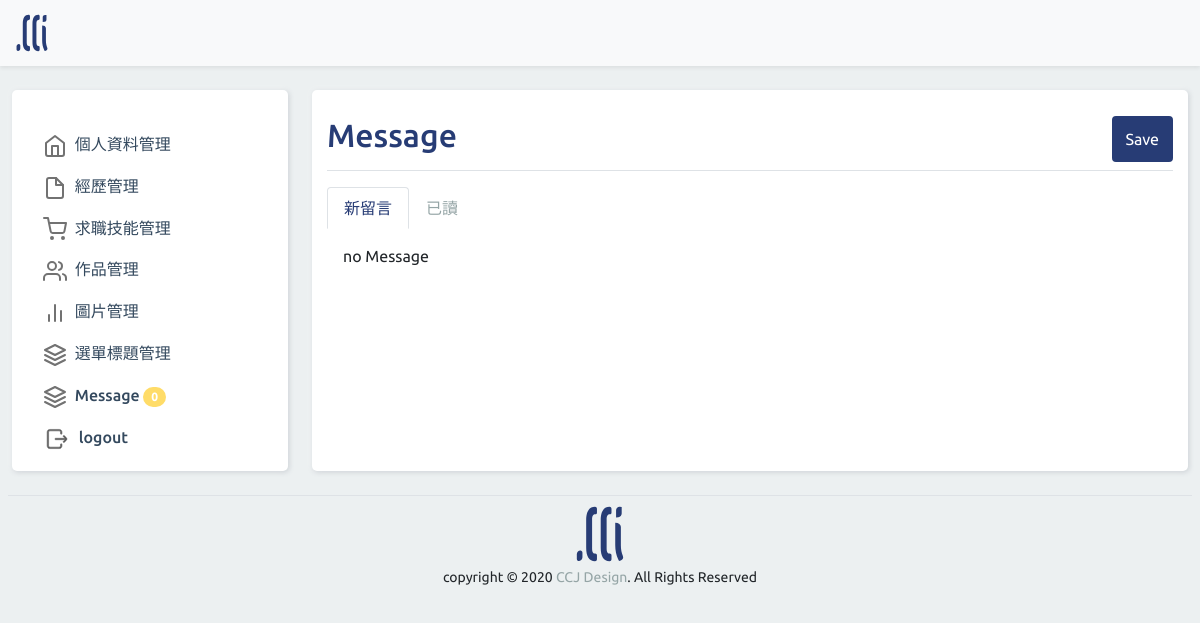
The page /backend.php (signed in) on the database as committed earlier.
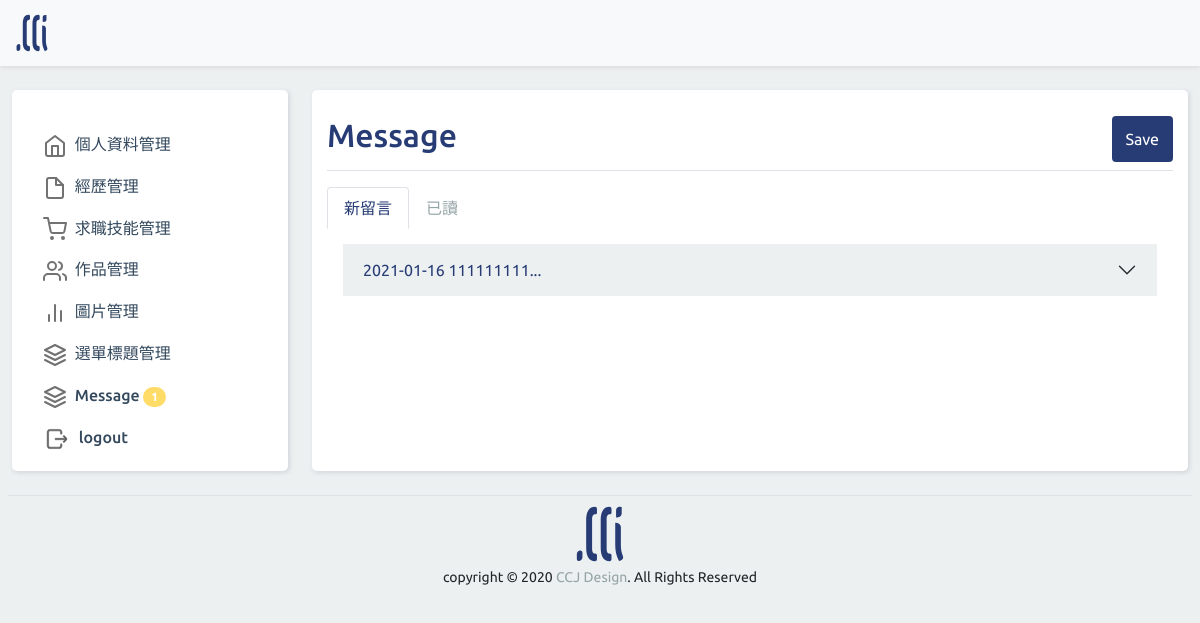
The same page on the database as committed later.
### tables this page shows
CREATE TABLE `resume_message` (
  `id` int(11) UNSIGNED NOT NULL,
  `name` text NOT NULL,
  `tel` text NOT NULL,
  `email` text NOT NULL,
  `msg` text NOT NULL,
  `date` timestamp NOT NULL DEFAULT current_timestamp(),
  `sh` tinyint(1) UNSIGNED NOT NULL
);

### backend/resume_message.php (the view, shortened to what this page needs)
<?php
$sql="select * from {$do}";
$rows=$pdo->query($sql)->fetchAll();
?>
<form action="./api/edit.php" method="post">
    <div class="d-flex justify-content-between pt-3 pb-2 mb-3 border-bottom">
      <h2 class="title">Message</h2>
      <button class="btn saveBtn" type="submit">Save</button>
    </div>
    <ul class="nav nav-tabs border-0" id="msgTab" role="tablist">
      <li class="nav-item" role="presentation">
        <a class="nav-link active" data-bs-toggle="tab" href="#unread" role="tab">新留言</a>
      </li>
      <li class="nav-item" role="presentation">
        <a class="nav-link" data-bs-toggle="tab" href="#readed" role="tab">已讀</a>
      </li>
    </ul>
    <div class="tab-content " id="msgTabContent">
      <div class="tab-pane fade show active p-3" id="unread" role="tabpanel">
        <?php
      $sql="select * from {$do} where `sh`='0'";
      $rows=$pdo->query($sql)->fetchAll();
      if(empty($rows)){
        echo "no Message";
      }else{
      foreach($rows as $row){
      ?>
        <div class="accordion accordion-flush" id="unmsgcontent">
          <div class="accordion-item overflow-hidden">
            <h2 class="accordion-header">
              <button class="accordion-button collapsed" type="button" data-bs-toggle="collapse"
                data-bs-target="#collapse<?=$row['id'];?>">
                <?=substr($row['date'],0,10);?> <?=substr( $row['msg'], 0 , 10 );?>...
              </button>
            </h2>
          </div>
        </div>
        <?php }
          }  ?>
      </div>
    </div>
</form>

### backend.php (shortened to what this page needs)
<?php
include_once "base.php";
if(empty($_SESSION['login'])){
  echo "你沒有使用權限";
  exit();
}else{
?>
<!DOCTYPE html>
<html lang="en">
<head>
  <link rel="stylesheet" href="./css/bootstrap.min.css">
  <link rel="stylesheet" href="./css/backendstyle.css">
</head>
<body>
  <header class="navbar navbar-light bg-light shadow-sm sticky-top">
    <div class="container-fluid">
      <a class="navbar-brand" href="index.php">
        <img src="./img/logo.svg" width="40px" class="d-inline-block ">
      </a>
    </div>
  </header>
  <div class="container-fluid ">
    <div class="row">
      <nav id="sidebarMenu" class="col-md-4 col-lg-3 d-md-block sidebar collapse my-4" style="">
        <div class="part h-100">
          <div class="position-sticky pt-4 ">
            <ul class="nav flex-column">
              <li class="nav-item">
                <a class="nav-link" href="?do=resume_info">
                  個人資料管理
                </a>
              </li>
              <li class="nav-item">
                <a class="nav-link" href="?do=resume_exp">
                  經歷管理
                </a>
              </li>
              <li class="nav-item">
                <a class="nav-link" href="?do=resume_jobskill">
                  求職技能管理
                </a>
              </li>
              <li class="nav-item">
                <a class="nav-link" href="?do=resume_mywork">
                  作品管理
                </a>
              </li>
              <li class="nav-item">
                <a class="nav-link" href="?do=resume_pic">
                  圖片管理
                </a>
              </li>
              <li class="nav-item">
                <a class="nav-link" href="?do=resume_menu">
                  選單標題管理
                </a>
              </li>
              <li class="nav-item">
                <a class="nav-link" href="?do=resume_message">
                  Message
                  <span class="badge rounded-pill">
                    <?php
                  echo $pdo->query("select count(*) from `resume_message` where `sh`='0'")->fetchColumn();
                  ?>
                  </span>
                </a>
              </li>
              <li class="nav-item">
                <a class="nav-link" href="api/logout.php">
                  logout
                </a>
              </li>
            </ul>
          </div>
        </div>
      </nav>
      <main class="d-flex flex-column col-md-8 col-lg-9 my-4">
        <div class="part overflow-hidden h-100">
        <?php
        $do=(isset($_GET['do']))?$_GET['do']:'resume_message';
        $file="./backend/".$do.".php";
        if(file_exists($file)){
          include $file;
        }else{
          include "./backend/resume_message.php";
        }
        ?>
        </div>
    </div>
  </div>
  <footer class="text-center border-top py-2 mx-2">
    <small>
      <img src="./img/logo.svg" width="60px" alt=""><br>
      copyright &copy; 2020 <span style="color: #95a5a6;">CCJ Design</span>. All Rights Reserved
    </small>
  </footer>
</body>
</html>
<?php };?>

### css/backendstyle.css (style rules this page uses)
body { background-color: #ecf0f1; font-family: 'Ubuntu', sans-serif; margin: 0; box-sizing: border-box; }
.title { color: #273c75; }
.saveBtn { border:2px solid #273c75; background-color: #273c75; color: #fff; }
.sidebar .nav-link { font-weight: 500; color: #34495e; }
.sidebar .nav-link .feather { margin-right: 4px; color: #727272; }
.rounded-pill { background-color: #ffdc68; }
.part { padding: 10px 15px; border-radius: 5px; background: #fff; box-shadow: -1px -1px 7px #ffffff73, 1px 1px 5px rgba(94,104,121,0.288); }
#msgTab .nav-link.active { font-weight: 500; color: #273c75; }
#msgTab .nav-link { color: #95a5a6; }
#msgTabContent .accordion-button { background-color: #ecf0f1 ; color: #273c75; }

Rows that differ between the two databases and show on the page:
added resume_message: date "2021-01-16", msg "111111111"
Other text that changed with them:
text no longer shown: "0 no Message"
text now shown: "1"
